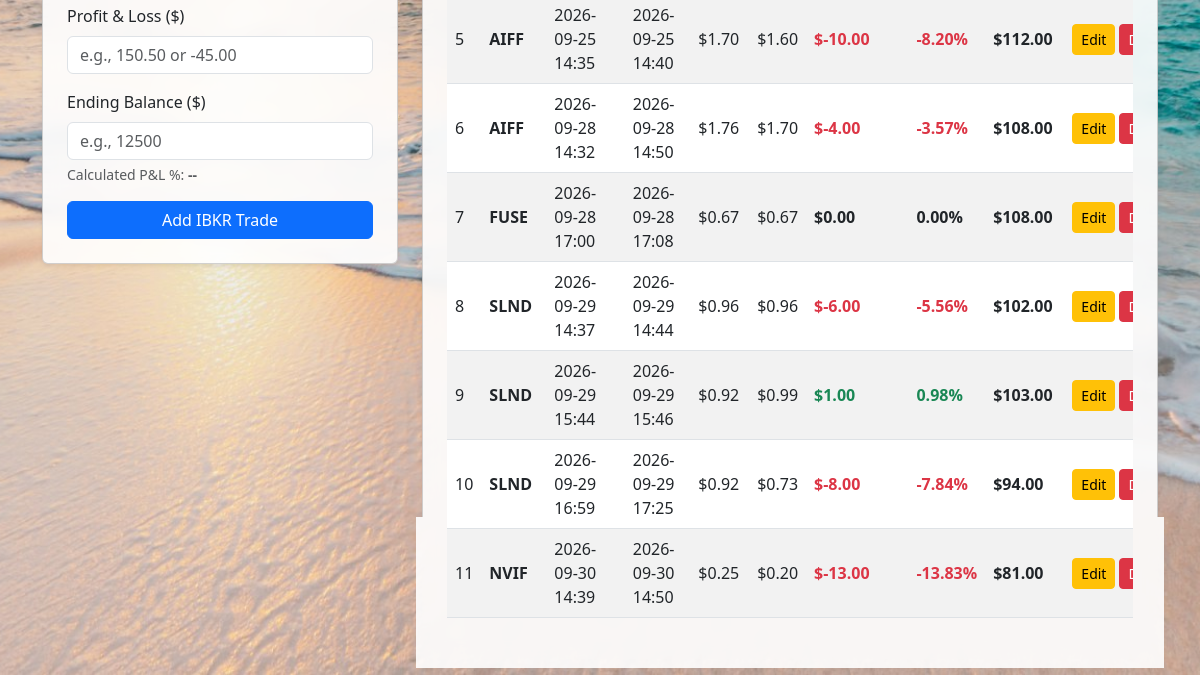
The page /ibkr (lower part) on the database as committed earlier.
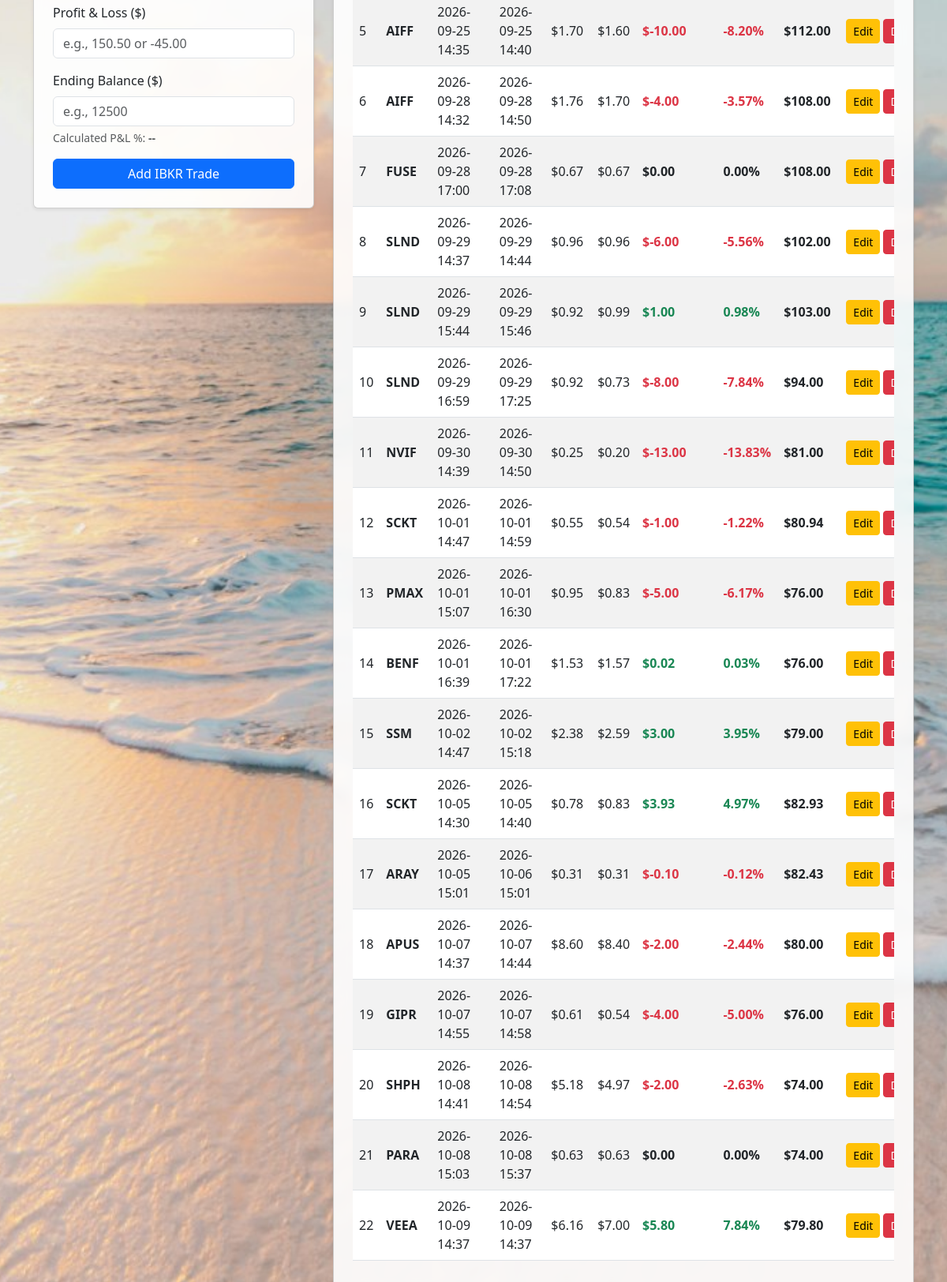
The same page on the database as committed later.
### flask_app.py (models this page shows)
class IBKRTrade(db.Model):
    id = db.Column(db.Integer, primary_key=True)
    ticker = db.Column(db.String(20), nullable=False)
    time_entered = db.Column(db.String(50), nullable=False)
    time_exited = db.Column(db.String(50), nullable=False)
    entry_price = db.Column(db.Float, nullable=False, default=0.0)
    exit_price = db.Column(db.Float, nullable=False, default=0.0)
    pnl = db.Column(db.Float, nullable=False, default=0.0)
    balance = db.Column(db.Float, nullable=False, default=0.0)
    timestamp = db.Column(db.DateTime, default=datetime.utcnow)

### flask_app.py (the view, shortened to what this page needs)
@app.route('/ibkr', methods=['GET', 'POST'])
def ibkr_trades():
    all_ibkr_trades = IBKRTrade.query.order_by(IBKRTrade.id.asc()).all()
    return render_template('ibkr.html', trades=all_ibkr_trades)

### flask_app.py (called while the page is built)
def get_active_account():
    try:
        account = db.session.get(Account, int(request.cookies.get('account_id', '')))
    except ValueError:
        account = None
    return account or Account.query.order_by(Account.id.asc()).first()

@app.context_processor
def inject_accounts():
    return {
        'accounts': Account.query.order_by(Account.id.asc()).all(),
        'active_account': get_active_account(),
        'account_summary': account_summary,
    }

### templates/ibkr.html (shortened to what this page needs)
<!DOCTYPE html>
<html lang="en">
<head>
    <link href="https://cdn.jsdelivr.net/npm/bootstrap@5.3.0/dist/css/bootstrap.min.css" rel="stylesheet">
</head>
<body class="wallpaper-bg">
    <div class="container py-3">
        <div class="row g-4">
            <div class="col-lg-4">
                <div class="card shadow-sm p-4">
                    <form method="POST">
                        <div class="mb-3">
                            <label class="form-label">Profit & Loss ($)</label>
                            <input type="number" step="any" class="form-control" id="pnlInput" name="pnl" placeholder="e.g., 150.50 or -45.00" required>
                        </div>
                        <div class="mb-3">
                            <label class="form-label">Ending Balance ($)</label>
                            <input type="number" step="any" class="form-control" id="balanceInput" name="balance" placeholder="e.g., 12500" required>
                            <div class="form-text mt-1">
                                Calculated P&L %: <span id="pnlPercentDisplay" class="fw-bold text-muted">--</span>
                            </div>
                        </div>
                        <button type="submit" class="btn btn-primary w-100">Add IBKR Trade</button>
                    </form>
                </div>
            </div>
            <div class="col-lg-8">
                <div class="card shadow-sm p-4">
                    <div class="table-responsive">
                        <table class="table table-striped table-hover align-middle">
                            <tbody>
                                {% for trade in trades %}
                                {% set starting_balance = trade.balance - trade.pnl %}
                                {% set pct = (trade.pnl / starting_balance * 100) if starting_balance > 0 else 0 %}
                                <tr>
                                    <td>{{ trade.id }}</td>
                                    <td><strong>{{ trade.ticker }}</strong></td>
                                    <td>{{ trade.time_entered.replace('T', ' ') }}</td>
                                    <td>{{ trade.time_exited.replace('T', ' ') }}</td>
                                    <td>${{ "%.2f"|format(trade.entry_price) }}</td>
                                    <td>${{ "%.2f"|format(trade.exit_price) }}</td>
                                    <td>
                                        <span class="fw-bold {{ 'text-success' if trade.pnl > 0 else ('text-danger' if trade.pnl < 0 else '') }}">
                                            ${{ "%.2f"|format(trade.pnl) }}
                                        </span>
                                    </td>
                                    <td>
                                        <span class="fw-bold {{ 'text-success' if pct > 0 else ('text-danger' if pct < 0 else '') }}">
                                            {{ "%.2f"|format(pct) }}%
                                        </span>
                                    </td>
                                    <td>
                                        <span class="fw-bold">
                                            ${{ "%.2f"|format(trade.balance) }}
                                        </span>
                                    </td>
                                    <td>
                                        <div class="d-flex gap-1">
                                            <a href="/ibkr/edit/{{ trade.id }}" class="btn btn-sm btn-warning">Edit</a>
                                            <form action="/ibkr/delete/{{ trade.id }}" method="POST" onsubmit="return confirm('Delete this IBKR trade?');">
                                                <button type="submit" class="btn btn-sm btn-danger">Delete</button>
                                            </form>
                                        </div>
                                    </td>
                                </tr>
                                {% else %}
                                <tr>
                                    <td colspan="10" class="text-center text-muted py-4">No IBKR trades logged yet.</td>
                                </tr>
                                {% endfor %}
                            </tbody>
                        </table>
                    </div>
                </div>
            </div>
        </div>
    </div>
</body>
</html>

Rows that differ between the two databases and show on the page:
added IBKRTrade: id "12", ticker "SCKT", time_entered.replace "2026-10-01 14:47", time_exited.replace "2026-10-01 14:59", entry_price "0.55", exit_price "0.54", pnl "-1.00", pct "-1.22", balance "80.94"
added IBKRTrade: id "13", ticker "PMAX", time_entered.replace "2026-10-01 15:07", time_exited.replace "2026-10-01 16:30", entry_price "0.95", exit_price "0.83", pnl "-5.00", pct "-6.17", balance "76.00"
added IBKRTrade: id "14", ticker "BENF", time_entered.replace "2026-10-01 16:39", time_exited.replace "2026-10-01 17:22", entry_price "1.53", exit_price "1.57", pnl "0.02", pct "0.03", balance "76.00"
added IBKRTrade: id "15", ticker "SSM", time_entered.replace "2026-10-02 14:47", time_exited.replace "2026-10-02 15:18", entry_price "2.38", exit_price "2.59", pnl "3.00", pct "3.95", balance "79.00"
added IBKRTrade: id "16", ticker "SCKT", time_entered.replace "2026-10-05 14:30", time_exited.replace "2026-10-05 14:40", entry_price "0.78", exit_price "0.83", pnl "3.93", pct "4.97", balance "82.93"
added IBKRTrade: id "17", ticker "ARAY", time_entered.replace "2026-10-05 15:01", time_exited.replace "2026-10-06 15:01", entry_price "0.31", exit_price "0.31", pnl "-0.10", pct "-0.12", balance "82.43"
added IBKRTrade: id "18", ticker "APUS", time_entered.replace "2026-10-07 14:37", time_exited.replace "2026-10-07 14:44", entry_price "8.60", exit_price "8.40", pnl "-2.00", pct "-2.44", balance "80.00"
added IBKRTrade: id "19", ticker "GIPR", time_entered.replace "2026-10-07 14:55", time_exited.replace "2026-10-07 14:58", entry_price "0.61", exit_price "0.54", pnl "-4.00", pct "-5.00", balance "76.00"
added IBKRTrade: id "20", ticker "SHPH", time_entered.replace "2026-10-08 14:41", time_exited.replace "2026-10-08 14:54", entry_price "5.18", exit_price "4.97", pnl "-2.00", pct "-2.63", balance "74.00"
added IBKRTrade: id "21", ticker "PARA", time_entered.replace "2026-10-08 15:03", time_exited.replace "2026-10-08 15:37", entry_price "0.63", exit_price "0.63", pnl "0.00", balance "74.00"
added IBKRTrade: id "22", ticker "VEEA", time_entered.replace "2026-10-09 14:37", time_exited.replace "2026-10-09 14:37", entry_price "6.16", exit_price "7.00", pnl "5.80", pct "7.84", balance "79.80"
